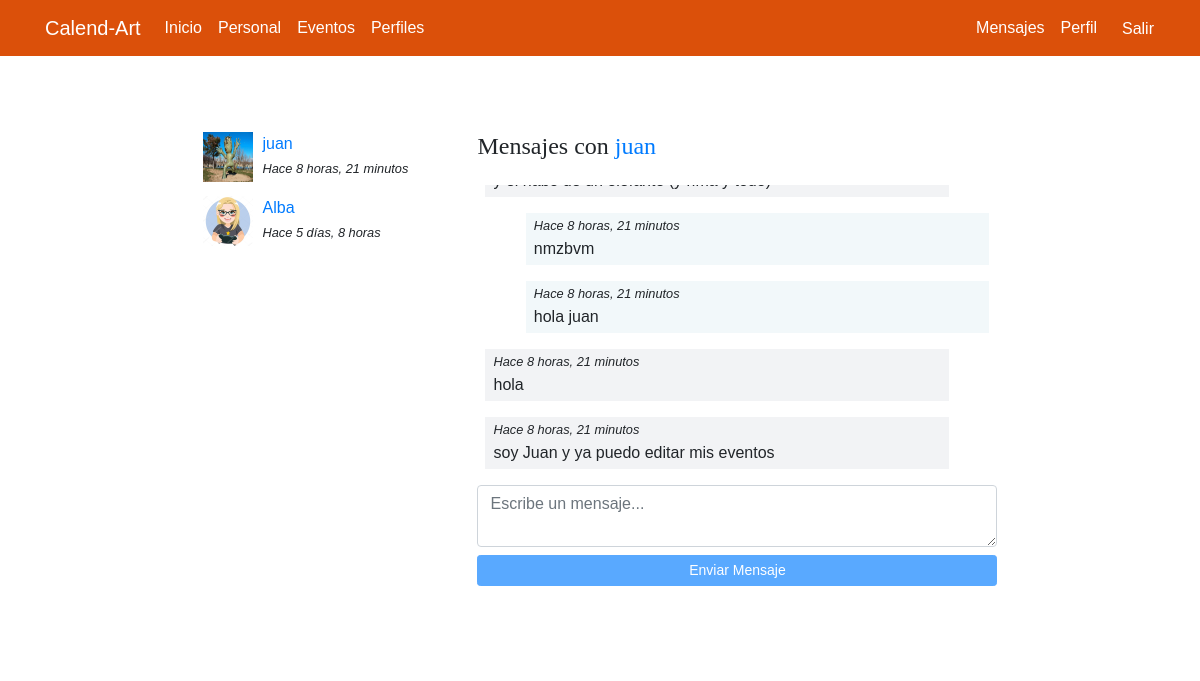
The app's page /messenger/thread/1/ (signed in) with its own data.
### registration/models.py (models this page shows)
class CustomUser(AbstractUser):
    email = models.EmailField(unique=True)
    telefono = models.CharField(max_length=20)
    departamento = models.CharField(max_length=100)
    respuesta_seguridad_1 = models.CharField(
        max_length=255,
        verbose_name="¿Cuál es el nombre de tu primera mascota?"
    )
    respuesta_seguridad_2 = models.CharField(
        max_length=255,
        verbose_name="¿Cuál es el nombre de tu abuela materna?"
    )

class Profile(models.Model):
    user = models.OneToOneField(CustomUser, on_delete=models.CASCADE, related_name='profile')
    avatar = models.ImageField(upload_to=custom_upload_to, null=True, blank=True)
    bio = models.TextField(null=True, blank=True)
    link = models.URLField(max_length=200, null=True, blank=True)
    class Meta:
        ordering = ['user__username']

### messenger/models.py (models this page shows)
class Thread(models.Model):
    users = models.ManyToManyField(User, related_name='threads')
    messages = models.ManyToManyField(Message)
    updated= models.DateTimeField(auto_now=True)
    objects = ThreadManager()
    class Meta:
        ordering = ['-updated']

class Message(models.Model):
    user = models.ForeignKey(User, on_delete=models.CASCADE)
    content = models.TextField()
    created = models.DateTimeField(auto_now_add=True)
    class Meta:
        ordering = ['created']

### messenger/views.py (the view)
# urls.py: path('thread/<int:pk>/', ThreadDetail.as_view(), name='detail'),
@method_decorator(login_required, name='dispatch')
class ThreadDetail(DetailView):
    model = Thread
    def get_object(self):
        obj = super(ThreadDetail, self).get_object()
        if self.request.user not in obj.users.all():
            raise Http404()
        return obj

### messenger/templates/messenger/thread_detail.html (shortened to what this page needs)
{% extends 'core/base.html' %}
{% load static %}
{% block content %}
<main role="main">
  <div class="container">
    <div class="row mt-3">
      <div class="col-md-9 mx-auto mb-5">
        <div class="row">
          <div class="col-md-4">
            {% for thread in request.user.threads.all %}
              {% if thread.messages.all|length > 0 %}
                <div class="mb-3">
                  {% for user in thread.users.all %}
                    {% if user != request.user %}
                      {% if user.profile.avatar %}
                        <img src="{{user.profile.avatar.url}}" class="avatar">
                      {% else %}
                        <img src="{% static 'registration/img/no-avatar.jpg' %}" class="avatar">
                      {% endif %}
                      <div>
                        <a href="{% url 'messenger:detail' thread.pk %}">{{user}}</a><br>
                        <small><i>Hace {{thread.messages.last.created|timesince}}</i></small>
                      </div>
                    {% endif %}
                  {% endfor %}
                </div>
              {% endif %}
            {% endfor %}
          </div>
          <div class="col-md-8">
            {% for user in thread.users.all %}
              {% if user != request.user %}
                <h4 class="mb-4">Mensajes con <a href="{% url 'profiles:detail' user %} ">{{user}}</a></h4>
              {% endif %}
            {% endfor %}
            <div class="thread" id="thread">
              {% for message in object.messages.all %}
                <div {% if request.user == message.user %}class="mine mb-3"{% else %}class="other mb-3"{% endif %}>
                  <small><i>Hace {{thread.messages.last.created|timesince}}</i></small><br>
                  {{message.content}}
                </div>
              {% endfor %}
            </div>
            <textarea id="content" class="form-control mb-2" rows="2" placeholder="Escribe un mensaje..."></textarea>
            <button id="send" class="btn btn-primary btn-sm btn-block" disabled>Enviar Mensaje</button>
          </div>
        </div>
    </div>
  </div>
</main>
{% endblock %}

### core/static/core/css/main.css (style rules this page uses)
h1, h2, h3, h4, h5, h6, .jumbotron-heading { font-family: 'Lora', serif; }
main { padding-top: 20px; }
:root { --jumbotron-padding-y: 3rem; }
body { font-family: 'Raleway', sans-serif; background-image: url('../img/fondo.jpg'); background-repeat: no-repeat; background-attachment: fixed; background-size: cover; background-position: center; }

### messenger/templates/messenger/thread_detail.html (style rules this page uses)
.avatar { width:50px; height:50px; float:left; margin-right:10px; }
.thread { max-height:300px; overflow-y:auto; padding:0 0.5em; }
.mine { padding:0 0.5em 0.25em; background-color:rgba(230,242,245,.5); width:92%; margin-left:8%; }
.other { padding:0 0.5em 0.25em; background-color:#f2f3f5; width:92%; }

### records on screen
Thread: messages.last.created "8 horas, 21 minutos"
CustomUser: profile.avatar (picture), username "juan"
Thread: messages.last.created "5 días, 8 horas"
CustomUser: profile.avatar (picture), username "Alba"
Message: content "nmzbvm"
Message: content "hola juan"
Message: content "hola"
Message: content "soy Juan y ya puedo editar mis eventos"
